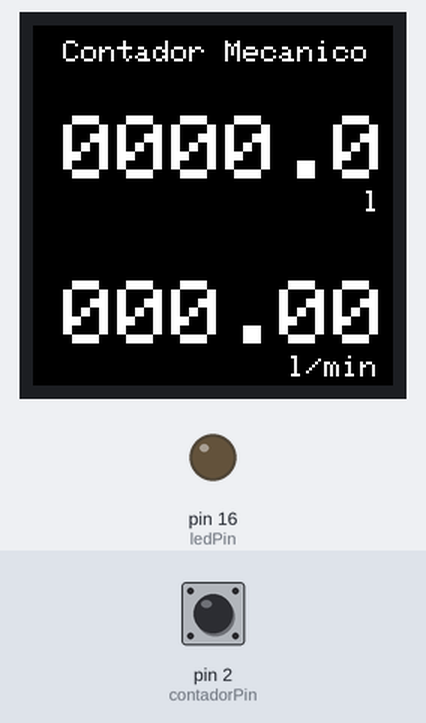
Bench run of a sketch on a simulated Arduino Uno, built with avr-gcc and run on an emulated ATmega328P. Shown: 240×240 colour display, output pins drawn as LEDs (lit = HIGH). Inputs (shaded band) come from the test bench; at power-on: pin 2 (contadorPin) HIGH.

Above: at 1.2 s.
1.3 s: pin 2 (contadorPin) pulled LOW for 0.15 s
At 2.6 s:
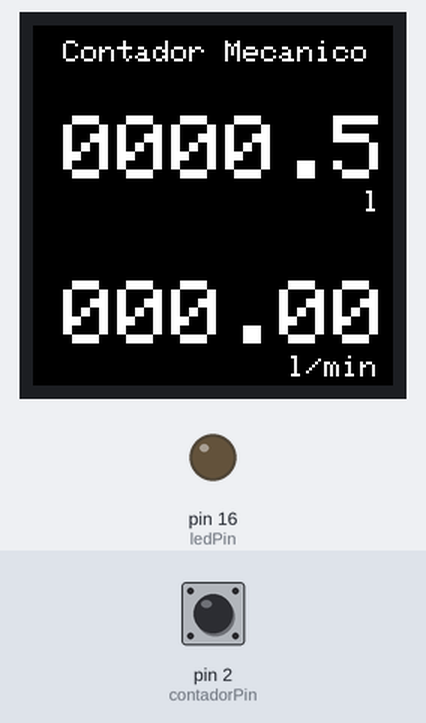
2.9 s: pin 2 (contadorPin) pulled LOW for 1 s
At 3.7 s:
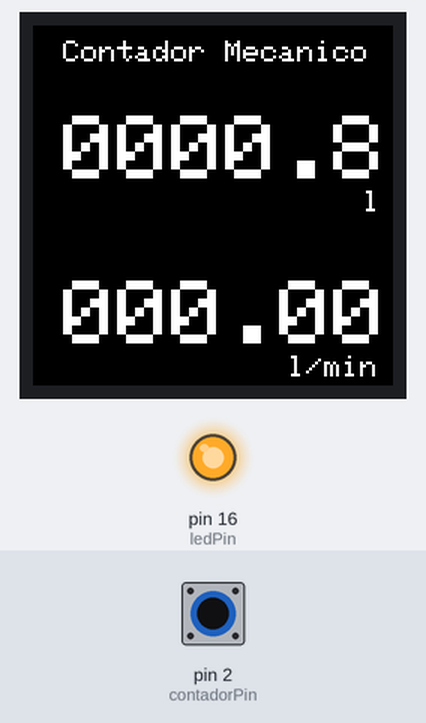
5.4 s: pin 2 (contadorPin) pulled LOW for 0.15 s
At 6.5 s:
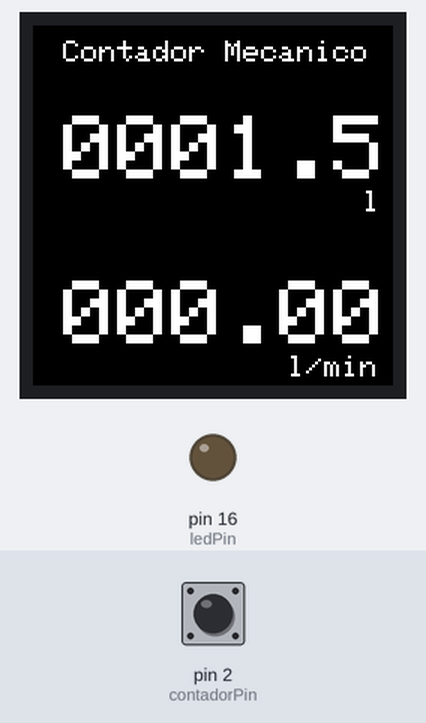
8.5 s: pin 2 (contadorPin) pulled LOW for 1 s
At 10.4 s:
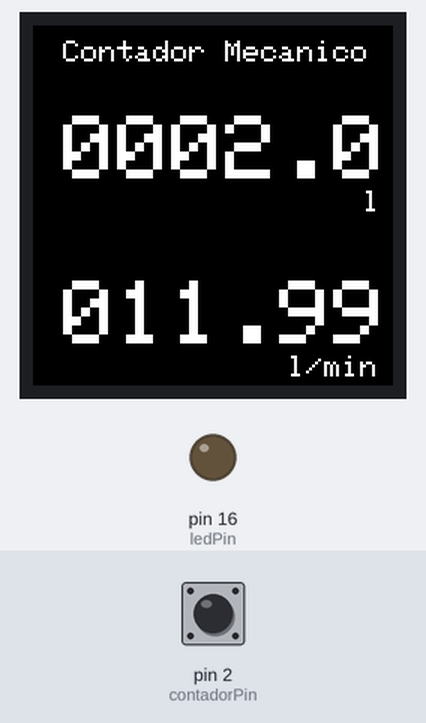
Timing chart, 0 to 11.9 s (numbered marks = the images above; inputs shaded):
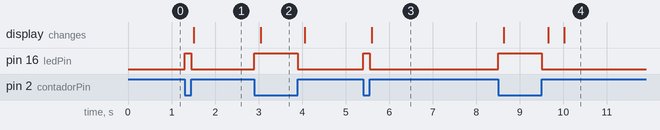

Measured:
- after the input at 1.3 s, pin 16 (ledPin): LOW → HIGH at once, → LOW 0.15 s later; the display: changes after 0.22 s (image 1)
- after the input at 2.9 s, pin 16 (ledPin): LOW → HIGH at once, → LOW 1.0 s later; the display: changes after 0.15 s (image 2)
- after the input at 5.4 s, pin 16 (ledPin): LOW → HIGH at once, → LOW 0.15 s later; the display: changes after 0.20 s (image 3)
- after the input at 8.5 s, pin 16 (ledPin): LOW → HIGH at once, → LOW 1.0 s later; the display: first changes after 0.13 s (image 4 shows a later state)

The sketch:

Display_Contador_Mecanico.ino
```cpp
#include <SPI.h>
#include <Adafruit_GFX.h>
#include <Arduino_ST7789_Fast.h>

#define TFT_DC    10
#define TFT_RST   14
#define SCR_WD   240
#define SCR_HT   240

#define contadorPin 2
#define ledPin 16

Arduino_ST7789 tft = Arduino_ST7789(TFT_DC, TFT_RST);

float volume = 0.0;
float volumeAnterior = 0.0;
float volumeAnteriorFluxo = 0.0;

unsigned long ultimaAtualizacao = 0;
unsigned long ultimaAtualizacaoFluxo = 0;

String volumeString = "0000.0";
String fluxoString = "000.00";

boolean ledStatus = false;

void pulseCounter() {
  volume += 0.25;
  ledStatus = !ledStatus;
  digitalWrite(ledPin, ledStatus);
}

void setup() {
  pinMode(contadorPin, INPUT);
  digitalWrite(contadorPin, HIGH);

  pinMode(ledPin, OUTPUT);
  digitalWrite(ledPin, LOW);

  tft.init(SCR_WD, SCR_HT);
  tft.fillScreen(BLACK);
  tft.setTextColor(WHITE);

  tft.setTextSize(2);
  tft.setCursor(20, 10);
  tft.println("Contador Mecanico");

  tft.setTextSize(6);
  tft.setCursor(20, 60);
  tft.println(volumeString);
  tft.setTextSize(2);
  tft.setCursor(220, 110);
  tft.println("l");

  tft.setTextSize(6);
  tft.setCursor(20, 170);
  tft.println(fluxoString);
  tft.setTextSize(2);
  tft.setCursor(170, 220);
  tft.println("l/min");

  attachInterrupt(digitalPinToInterrupt(contadorPin), pulseCounter, CHANGE);
}

void loop() {
  /**if (statusPin && !digitalRead(contadorPin)) {
    delay(20);
    if (!digitalRead(contadorPin)) {
      volume += 0.5;
      statusPin = false;
      digitalWrite(ledPin, HIGH);
    }
  }

  if (!statusPin && digitalRead(contadorPin)) {
    delay(20);
    if (digitalRead(contadorPin)) {
      statusPin = true;
      digitalWrite(ledPin, LOW);
    }
  }*/

  if (millis() > ultimaAtualizacao + 500) {
    if (volume != volumeAnterior) {
      tft.setCursor(20, 60);
      tft.setTextSize(6);
      tft.setTextColor(BLACK);
      tft.println(volumeString);

      volumeString = "";
      if (volume < 10.0) {
        volumeString = "000";
      }
      else if (volume < 100.0) {
        volumeString = "00";
      }
      else if (volume < 1000.0) {
        volumeString = "0";
      }
      volumeString += String(volume, 1);

      tft.setTextSize(6);
      tft.setTextColor(WHITE);
      tft.setCursor(20, 60);
      tft.println(volumeString);

      volumeAnterior = volume;
    }

    ultimaAtualizacao = millis();
  }

  unsigned long _millis = millis();
  if (_millis > ultimaAtualizacaoFluxo + 10000) {
    double _tempoMillis = (double)_millis - (double)ultimaAtualizacaoFluxo;
    double _deltaVolume = (double)volume - (double)volumeAnteriorFluxo;
    double _fluxoMilisegundo =  _deltaVolume / _tempoMillis; // fluxo em L / ms
    float _fluxo = _fluxoMilisegundo * 60000.0;

    tft.setCursor(20, 170);
    tft.setTextSize(6);
    tft.setTextColor(BLACK);
    tft.println(fluxoString);

    fluxoString = "";
    if (_fluxo < 10.0) {
      fluxoString = "00";
    }
    else if (_fluxo < 100.0) {
      fluxoString = "0";
    }
    fluxoString += String(_fluxo, 2);

    tft.setTextSize(6);
    tft.setTextColor(WHITE);
    tft.setCursor(20, 170);
    tft.println(fluxoString);

    volumeAnteriorFluxo = volume;

    ultimaAtualizacaoFluxo = _millis;
  }

  delay(10);
}
```
